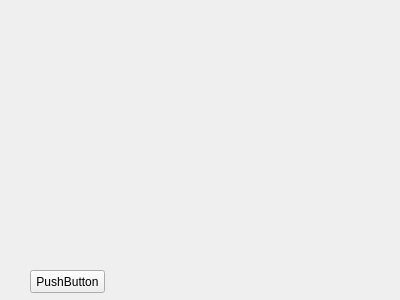
<?xml version="1.0" encoding="UTF-8"?>
<ui version="4.0">
 <class>Widget</class>
 <widget class="QWidget" name="Widget">
  <property name="geometry">
   <rect>
    <x>0</x>
    <y>0</y>
    <width>400</width>
    <height>300</height>
   </rect>
  </property>
  <property name="windowTitle">
   <string>Widget</string>
  </property>
  <widget class="QPushButton" name="pushButton">
   <property name="geometry">
    <rect>
     <x>30</x>
     <y>270</y>
     <width>75</width>
     <height>23</height>
    </rect>
   </property>
   <property name="text">
    <string>PushButton</string>
   </property>
  </widget>
 </widget>
 <layoutdefault spacing="6" margin="11"/>
 <resources/>
 <connections/>
</ui>
